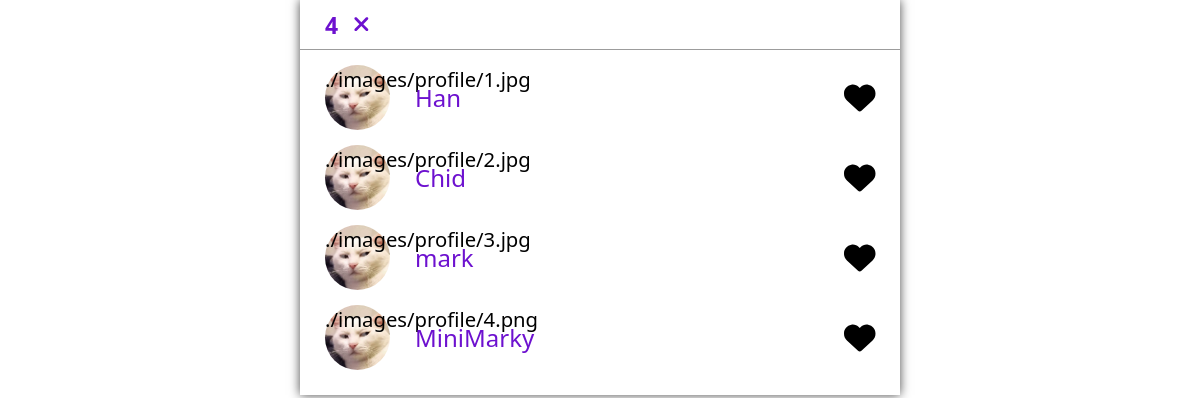
/Like-popup.php, run on the app's committed database.
### tables this page shows
CREATE TABLE `like` (
  `id_user` int(11) NOT NULL,
  `id_post` int(11) NOT NULL
);

CREATE TABLE `user` (
  `id` int(11) NOT NULL,
  `username` varchar(50) NOT NULL,
  `password` varchar(50) NOT NULL,
  `name` varchar(100) NOT NULL,
  `email` varchar(100) NOT NULL,
  `gender` int(11) NOT NULL,
  `age` int(11) NOT NULL,
  `img_profile` text NOT NULL,
  `about_me` varchar(255) NOT NULL,
  `img_donate` text NOT NULL
);

### Like-popup.php (the view, shortened to what this page needs)
<?php include('server.php'); ?>
<!DOCTYPE html>
<html lang="en">
<head>
	<link rel="stylesheet" href="style.css" />
	<link rel="stylesheet" href="https://cdnjs.cloudflare.com/ajax/libs/font-awesome/6.1.1/css/all.min.css" />
</head>
<body>
	<center>
		<div class="like">
			<div class="top">
				<div class="text-purple"><b><?php
											$query = mysqli_query($conn, "SELECT COUNT(*) FROM `like` WHERE id_post=1");
											$roww = mysqli_fetch_array($query);
											$total = $roww[0];
											echo $total
											?></b></div>
				<i class="fas fa-xmark text-purple btn"></i>
			</div>
		<div class="bottom">
			<?php
			$sql = mysqli_query($conn, "SELECT * FROM `like`
                                INNER JOIN user on `like`.id_user = user.id
                                where id_post = 1");
			while ($row = mysqli_fetch_array($sql)) {
			?>
				<div class="box">
					<div class="inside-box">
						<div class="profile-user"><?php echo $row['img_profile'] ?> </div>
						<div class="username text-purple"> <?php echo $row['name'] ?> </div>
					</div>
					<div class="heart"><i class="fas fa-heart"></i></div>
				</div>
				<?php } ?>
		</div>
	</div>
	</center>
</body>
</html>

### style.css (style rules this page uses)
html, body { margin: 0 !important; padding: 0 !important; }
* { box-sizing: border-box; font-size: 1.03em; font-family: "Segoe UI", Tahoma, Geneva, Verdana, sans-serif; }
.box > * { margin-top: 15px; }
.btn { font-weight: bold; color: white; text-align: center; padding: 15px; border-radius: 5px; cursor: pointer; }
.text-purple { color: #6d11cf; }
.post, .donatepopup, .like { box-shadow: 0px 0px 10px 0px rgba(0, 0, 0, 0.719); width: 50%; max-width: 750px; min-width: 600px; }
.like { max-width: 650px; min-width: 500px; }
.post .top, .donatepopup .top, .like .top { display: flex; position: relative; height: 50px; justify-content: center; align-items: center; font-size: 1.2em; border-bottom: 1px solid rgba(114, 114, 114, 0.699); }
.like .top { justify-content: left; padding-left: 25px; }
.like .top { display: flex; }
.profile-user { background-image: url("./images/profile/profile_test.jpg"); background-position: center; background-size: contain; background-repeat: no-repeat; width: 65px; height: 65px; border-radius: 50%; margin-right: 25px; }
.like .username { font-size: 24px; }
.like .bottom .box { display: flex; align-items: center; justify-content: space-between; }
.like .bottom { padding: 25px; padding-top: 0px; }
.like .inside-box { display: flex; align-items: center; }
.like .box .heart { font-size: 1.6em; }

### data on the page
like: id_user.img_profile "./images/profile/1.jpg", id_user.name "Han"
like: id_user.img_profile "./images/profile/2.jpg", id_user.name "Chid"
like: id_user.img_profile "./images/profile/3.jpg", id_user.name "mark"
like: id_user.img_profile "./images/profile/4.png", id_user.name "MiniMarky"

### other printed values
$total "4"
